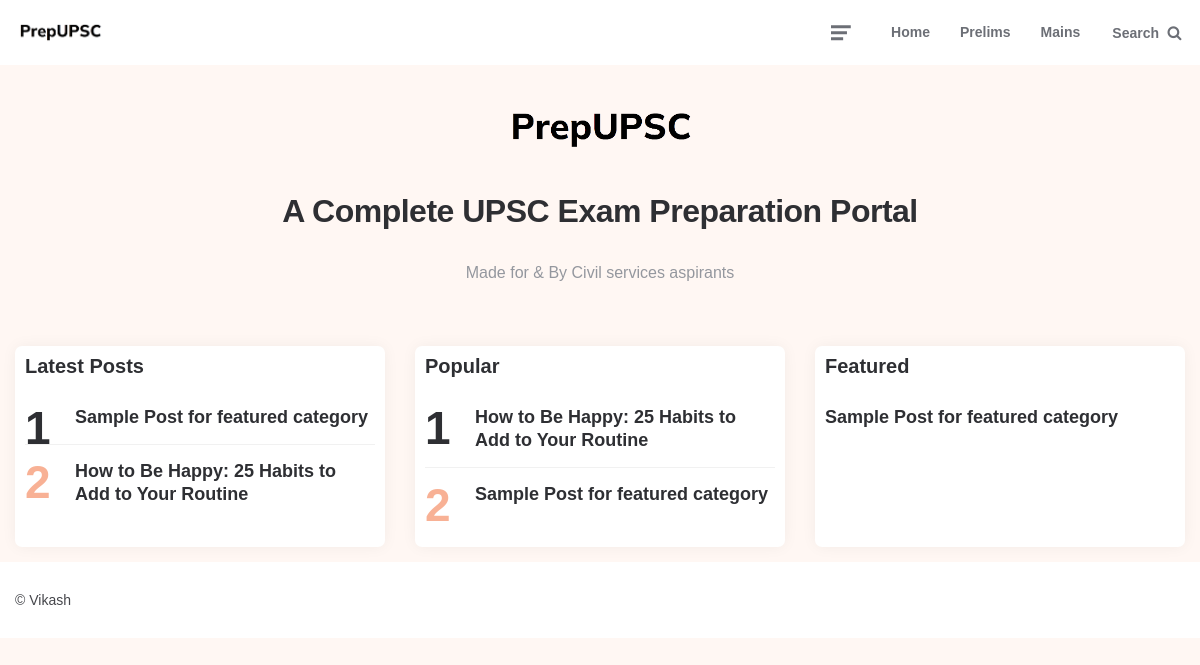
The page / on the database its author committed.
### tables this page shows
CREATE TABLE `website_metadata` (
  `id` int(11) NOT NULL,
  `site_name` varchar(100) NOT NULL,
  `base_url` varchar(255) NOT NULL,
  `title` varchar(255) NOT NULL,
  `web_logo` varchar(255) NOT NULL,
  `mob_logo` varchar(255) NOT NULL,
  `description` varchar(255) NOT NULL,
  `keywords` varchar(255) NOT NULL,
  `favicon` varchar(255) NOT NULL,
  `copyright_text` varchar(255) NOT NULL
);

CREATE TABLE `menu_items` (
  `id` int(11) NOT NULL,
  `parent_id` int(11) NOT NULL,
  `menu_list_id` int(11) NOT NULL,
  `display_text` varchar(255) NOT NULL,
  `open_type` enum('POST','PAGE','LINK','CATEGORY','TAG') NOT NULL DEFAULT 'POST',
  `item_order` int(11) NOT NULL,
  `connected_data` varchar(255) NOT NULL,
  `status` enum('ACTIVE','HIDDEN') NOT NULL DEFAULT 'ACTIVE'
);

CREATE TABLE `posts` (
  `id` int(11) NOT NULL,
  `cat_id` int(11) NOT NULL,
  `title` varchar(255) NOT NULL,
  `url` varchar(255) NOT NULL,
  `featured_image` varchar(255) NOT NULL,
  `content` longtext NOT NULL,
  `status` enum('DRAFT','PENDING_PUBLISH','PUBLISHED','HIDDEN') NOT NULL DEFAULT 'DRAFT',
  `created_at` varchar(255) NOT NULL,
  `last_edit` varchar(255) NOT NULL,
  `author` int(11) NOT NULL,
  `views` int(11) NOT NULL
);

### index.php (the view, shortened to what this page needs)
<?php include './inc/db.php';
$siteInfoRow = mysqli_fetch_array(mysqli_query($conn, "select * from website_metadata where id='1'"));
?>
<!DOCTYPE html>
<html lang="en-US">
<head>
	<link media="all" href="css/main.css" rel="stylesheet" />
	<link media="only screen and (max-width: 768px)" href="css/main2.css" rel="stylesheet" />
</head>
<body class="post-template-default single single-post postid-215 single-format-standard wp-custom-logo theme-ruki has-related-posts has-related-posts-background woocommerce-no-js has-sticky-nav has-sticky-nav-mobile has-custom-header has-post-nav has-comments">
	<?php include 'inc/header.php'; ?>
	<div class="splash" style="background-color: #fff7f3;">
		<div class="splash-overlay" style="align-items: center;">
			<div class="logo-wrapper" style="align-items: center; display:block">
				<img src="./uploads/images/<?php echo $siteInfoRow['web_logo']; ?>" alt=" logo" class="logo" style="width: 200px;">
			</div>
			<h2><span>A <strong>Complete</strong> UPSC Exam Preparation Portal</span></h2>
			<p class="author">Made for & By Civil services aspirants</p>
		</div>
	</div>
	<div class="wrap">
		<main id="main" class="site-main">
			<div class="footer-widget-area footer-columns flex-grid cols-3 container">
				<div class="flex-box footer-column footer-column-1">
					<section id="ruki_posts_widget-4" class="widget-odd widget-last widget-first widget-1 widget ruki_posts_widget">
						<h3 class="widget-title">Latest Posts</h3>
						<ol class="list-style-list has-comment-count show-post-count popular-posts">
							<?php
							$postq = mysqli_query($conn, "select * from posts where status='PUBLISHED' order by id desc limit 5");
							while ($postrow = mysqli_fetch_array($postq)) {
								$cid = $postrow['cat_id'];
								$prow=$postrow;
								$cat_row = mysqli_fetch_array(mysqli_query($conn, "select * from categories where id='$cid'"));
								$cat_url = $cat_row['url'];
							?>
								<li class="widget-entry">
									<div class="entry-header">
										<a href="<?php echo $cat_url; ?>/<?php echo $prow['url']; ?>" rel="bookmark" class="entry-title-link">
											<?php echo $prow['title']; ?></a>
									</div>
								</li>
							<?php } ?>
						</ol>
					</section>
				</div>
				<div class="flex-box footer-column footer-column-2">
					<section id="ruki_posts_widget-4" class="widget-odd widget-last widget-first widget-1 widget ruki_posts_widget">
						<h3 class="widget-title">Popular</h3>
						<ol class="list-style-list has-comment-count show-post-count popular-posts">
							<?php
							$postq = mysqli_query($conn, "select * from posts where status='PUBLISHED' order by views desc limit 5");
							while ($postrow = mysqli_fetch_array($postq)) {
								$cid = $postrow['cat_id'];
								$prow=$postrow;
								$cat_row = mysqli_fetch_array(mysqli_query($conn, "select * from categories where id='$cid'"));
								$cat_url = $cat_row['url'];
							?>
								<li class="widget-entry">
									<div class="entry-header">
										<a href="<?php echo $cat_url; ?>/<?php echo $prow['url']; ?>" rel="bookmark" class="entry-title-link">
											<?php echo $prow['title']; ?></a>
									</div>
								</li>
							<?php } ?>
						</ol>
					</section>
				</div>
				<div class="flex-box footer-column footer-column-3">
					<section id="ruki_posts_widget-4" class="widget-odd widget-last widget-first widget-1 widget ruki_posts_widget">
						<h3 class="widget-title">Featured</h3>
						<ul class="list-style-list has-comment-count show-post-count popular-posts">
						<?php
         $postq = mysqli_query($conn, "select * from posts where status='PUBLISHED' and cat_id='2' order by id desc limit 5");
         while ($postrow = mysqli_fetch_array($postq)) {
             $cid=$postrow['cat_id'];
			 $prow=$postrow;
            $cat_row = mysqli_fetch_array(mysqli_query($conn, "select * from categories where id='$cid'"));
            $cat_url = $cat_row['url'];
          ?>
             <li class="widget-entry">
                 <div class="entry-header">
                     <a href="<?php echo $cat_url ;?>/<?php echo $prow['url'] ;?>" rel="bookmark" class="entry-title-link">
                     <?php echo $prow['title'] ;?></a>
                 </div>
             </li>
<?php } ?>
						</ul>
					</section>
				</div>
			</div>
		</main>
	</div>
	<?php include 'inc/footer.php'; ?>
</body>
</html>

### inc/header.php (shortened to what this page needs)
<header id="site-header" class="site-header logo-left-menu sticky-nav sticky-mobile-nav">
	<div class="container header-layout-wrapper">
		<div class="logo-wrapper"><a href="<?php echo $siteInfoRow['base_url']; ?>" class="custom-logo-link" rel="home">
			<img src="./uploads/images/<?php echo $siteInfoRow['web_logo']; ?>"
			data-src="./uploads/images/<?php echo $siteInfoRow['web_logo']; ?>" alt="Ruki" class="custom-logo lazyloaded" width="90" data-height="44"></a></div>
		<div class="primary-menu-container">
			<div class="toggle toggle-menu">
				<span class="has-toggle-text"><i class="icon-ruki-menu"></i></span>
			</div>
			<nav class="menu-primary-navigation-container">
			<ul id="primary-nav" class="primary-nav">
					<li id="menu-item-15" class="menu-item menu-item-type-taxonomy menu-item-object-category menu-item-15">
						<a href="<?php echo $siteInfoRow['base_url']; ?>">Home</a>
					</li>
					<?php
					$mlqROw = mysqli_fetch_array(mysqli_query($conn, "select * from menu_list where status='ACTIVE'"));
					$menu_list_id = $mlqROw['id'];
					$mq = mysqli_query($conn, "select * from menu_items where menu_list_id='$menu_list_id' and status='ACTIVE' order by item_order desc");
					while ($mrow = mysqli_fetch_array($mq)) {
						$link = "#";
						if ($mrow['open_type'] == "CATEGORY") {
							$link = $mrow['connected_data'];
						  $cRow = mysqli_fetch_array(mysqli_query($conn, "select * from categories where id='$link'"));
						  $link = "./" . $cRow['url'];
					  }
					?>
						<li id="menu-item-15" class="menu-item menu-item-type-taxonomy menu-item-object-category menu-item-15">
							<a href="<?php echo $link; ?>"><?php echo $mrow['display_text']; ?></a>
						</li>
					<?php } ?>
				</ul>
			</nav>
			<div class="toggle toggle-search">
				<span class="has-toggle-text"><i class="icon-search"></i>Search</span>
			</div>
		</div>
	</div>
</header>

### inc/footer.php (shortened to what this page needs)
<div class="footer-bottom-data">
	<div class="container">
		<ul class="footer-info">
			<li class="footer-copyright">
				&#169; Vikash
			</li>
			<li class="footer-links">
			</li>
		</ul>
	</div>
</div>

### index.php (style rules this page uses)
:root { --custom-header-background: #ffffff; --custom-logo-width: 200px; --custom-logo-width-mobile: 100px; --related-posts-background: #c06c84; --related-posts-title-color: #ffffff; --special-widget-background: #355c7d; --special-widget-title-color: #ffffff; --special-widget-font-color: #ffffff; --special-widget-link-color: #ffffff; --special-widget-meta-color: #ffffff; --special-widget-meta-link-color: #ffffff; --special-widget-button-color: #f8b195; --special-widget-line-color: #45464b; --special-widget-first-count-color: #94979e; --footer-bottom-background: #f5f5f5; }
@media screen and (-webkit-min-device-pixel-ratio:0) and (min-resolution:.001dpcm) { .custom-logo { image-rendering: -webkit-optimize-contrast; } }
.flex-grid .flex-box { padding: 10px; }

### inc/header.php (style rules this page uses)
.splash { background: #ffffff; text-align: center; color: #94979e; padding: 10px 30px 30px 30px; line-height: 1.5; }

### rows shown on the page
website_metadata: web_logo (picture)
menu_items: display_text "Prelims"
menu_items: display_text "Mains"
posts: title "Sample Post for featured category"
posts: title "How to Be Happy: 25 Habits to Add to Your Routine"
